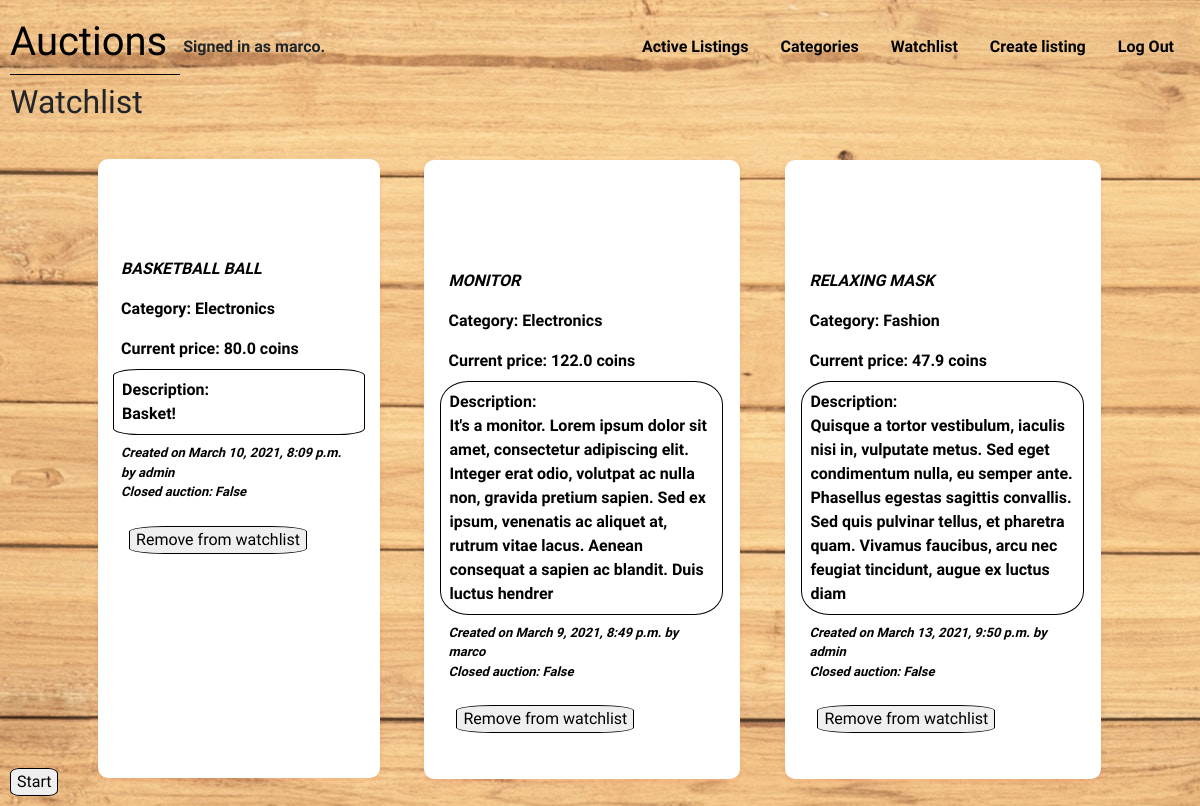
The app's page /watchlist (signed in) with its own data.
### auctions/models.py (models this page shows)
class User(AbstractUser):
    pass

class Listing(models.Model):
    title = models.CharField(max_length=64, help_text='Provide the name of the new item.')
    description = models.CharField(max_length=255, help_text='Add a short description of the item.')
    starting_bid = models.FloatField(help_text='Set the initial bid.')
    current_bid = models.FloatField(null=True, blank=True)
    image_url = models.URLField(blank=True, help_text='Optional. Provide an "url" for an image for the listing.')
    category = models.CharField(max_length=64, choices=(('1','Fashion'),('2','Toys'),('3','Electronics'),('4','Home'),), help_text='Choose a category.')
    user = models.ForeignKey(User, on_delete=models.CASCADE, related_name='user')
    date = models.DateTimeField(editable=False, default=timezone.now)
    closed = models.BooleanField(default=False)
    watchlist = models.ManyToManyField(User, blank=True, related_name='watchlist')
    buyer = models.ManyToManyField(User, null=True, related_name='buyer')

### auctions/views.py (the view)
# urls.py: path('watchlist', views.watchlist, name='watchlist'),
def watchlist(request):
    if request.user.is_authenticated:
        return render(request, 'auctions/watchlist.html', {
            'listings': request.user.watchlist.all()
        })
    else:
        return render(request, 'auctions/watchlist.html', {
            'not_an_user': True
        })

### auctions/templates/auctions/watchlist.html (shortened to what this page needs)
{% extends 'auctions/layout.html' %}
{% block body %}
<h2>Watchlist</h2>
{% if not_an_user %}
    <div class="nouser-alert-wrap">
        <div class="nouser-alert-text">
            <span><a href="{% url 'register' %}">Sign in</a> or <a href="{% url 'login' %}">Log in</a> to create a watchlist!</span>
        </div>
    </div>
{% else %}
    <div class="container">
        <table>
        {% for listing in listings %}
            <a href="{% url 'show_listing' listing.id %}" style="text-decoration: none; color: black;">
                <article class="listing-container">
                    <div class="listing-bg-img-wrap">
                        {% load static %}
                        <div class="listing-bg-img" style="background-image: url({% if listing.image_url %}{{ listing.image_url }}{% else %}{% static 'auctions/pics/no-image.jpg' %}{% endif %});"></div>
                    </div>
                    <div class="listing-text">
                        <div style="text-transform: uppercase; font-weight: bolder; font-style: oblique;">{{ listing.title }}</div>
                        <div>
                            <div>Category: {{ listing.get_category_display }}</div>
                        </div>
                        <div>
                            <div>Current price: {% if listing.current_bid %}{{ listing.current_bid }}{% else %}{{ listing.starting_bid }}{% endif %} coins</div>
                        </div>
                        <div class="listing-description">
                            <div>Description:</div>
                            <div>{{ listing.description }}</div>
                        </div>
                        <div class="listing-footnotes">
                            <div>
                                <div>Created on {{ listing.date }} by {{ listing.user }}</div>
                                <div>Closed auction: {{ listing.closed }}</div>
                            </div>
                        </div>
                    </div>
                    <div>
                        <div><form action="{% url 'remove_from_watchlist' listing.id %} " method="post">
                            <input class="remove-button" type="submit" value="Remove from watchlist" name="removing">
                        </form></div>
                    </div>
                </article>
            </a>
        {% empty %}
            <p>No saved</p>
        {% endfor %}
        </table>
    </div>
{% endif %}
{% endblock body %}

### auctions/templates/auctions/layout.html (shortened to what this page needs)
{% load static %}
<!DOCTYPE html>
<html lang="en">
    <head>
        <link rel="stylesheet" href="https://stackpath.bootstrapcdn.com/bootstrap/4.4.1/css/bootstrap.min.css">
        <link rel="stylesheet" href="https://cdn.jsdelivr.net/npm/bootstrap-icons@1.4.0/font/bootstrap-icons.css">
        <link href="{% static 'auctions/styles.css' %}" rel="stylesheet">
    </head>
    {% load static %}
    <body class="body-wrap" style="background-image: url({% static 'auctions/pics/wall.jpg' %});">
        <div class="navbar-wrapper">
            <div class="logo-wrapper">
                <div class="logo-text">
                    <h1>
                        <a id="logo-text-link" class="nav-link" href="{% url 'index' %}">Auctions</a>
                    </h1>
                </div>
                <div class="user-wrap">
                    {% if user.is_authenticated %}
                        Signed in as <strong>{{ user.username }}</strong>.
                    {% else %}
                        Not signed in.
                    {% endif %}
                </div>
            </div>
            <ul class="nav">
                <li class="nav-item">
                    <a class="nav-link" href="{% url 'auction_listing' %}">Active Listings</a>
                </li>
                <li class="nav-item">
                    <a class="nav-link" href="{% url 'categories' %}">Categories</a>
                </li>
                <li class="nav-item">
                    <a class="nav-link" href="{% url 'watchlist' %}">Watchlist</a>
                </li>
                <li class="nav-item">
                    <a class="nav-link" href="{% url 'create_listing' %}">Create listing</a>
                </li>
                {% if user.is_authenticated %}
                    <li class="nav-item">
                        <a class="nav-link" href="{% url 'logout' %}">Log Out</a>
                    </li>
                {% endif %}
            </ul>
        </div>
        {% block body %}
        {% endblock %}
        <div class="go-home-btn-wrap" style="position: fixed; bottom: 10px;">
            <button class="go-home-btn">
                <a href="#logo-text-link">Start</a>
            </button>
        </div>
    </body>
</html>

### auctions/static/auctions/styles.css (style rules this page uses)
body { padding: 10px; font-family: 'Amatic SC', cursive; font-family: 'Delius', cursive; font-weight: bold; }
body a { color: black; }
.navbar-wrapper { width: 100%; display: flex; justify-content: space-between; align-items: center; font-weight: bold; }
.logo-wrapper { display: flex; align-items: center; }
#logo-text-link { border-bottom: 1px solid black; color: black; margin: 0 2% 0 0; padding: .5rem 1rem .5rem 0; }
.nav-link { color: black; }
.container { display: grid; grid-template-columns: auto auto auto; grid-column-gap: 2rem; padding: 2%; width: 90%; }
.listing-container { align-self: center; justify-self: center; min-height: 100%; margin: 2%; background-color: #fff; box-shadow: 0 2px 5px rgba(252, 1, 1, 0.1); transition: all .1s ease-in; padding: 5%; border: none; border-radius: 10px; }
.listing-text > div { padding: .5rem }
.listing-bg-img { padding-bottom: 30%; background-size: contain; background-repeat: no-repeat; background-position: center; }
.listing-description { border: .1rem solid black; border-radius: 10%; }
.listing-footnotes { display: flex; justify-content: flex-end; font-size: small; font-style: italic; }
.remove-button { margin: 1rem; }
input[type=submit], .go-home-btn { border: .1px solid black; border-radius: 20%; }
.go-home-btn a { text-decoration: none; color: black; }

### records on screen
User: username "marco"
Listing: title "BASKETBALL BALL", category "Electronics", current_bid "80.0", description "Basket!", date "March 10, 2021, 8:09 p.m.", user "admin", closed "False"
Listing: title "MONITOR", category "Electronics", current_bid "122.0", description "It's a monitor. Lorem ipsum dolor sit amet, consectetur adipiscing elit. Integer erat odio, volutpat ac nulla non, gravida pretium sapien. Sed ex ipsum, venenatis ac aliquet at, rutrum vitae lacus. Aenean consequat a sapien ac blandit. Duis luctus hendrer", date "March 9, 2021, 8:49 p.m.", user "marco", closed "False"
Listing: title "RELAXING MASK", category "Fashion", starting_bid "47.9", description "Quisque a tortor vestibulum, iaculis nisi in, vulputate metus. Sed eget condimentum nulla, eu semper ante. Phasellus egestas sagittis convallis. Sed quis pulvinar tellus, et pharetra quam. Vivamus faucibus, arcu nec feugiat tincidunt, augue ex luctus diam", date "March 13, 2021, 9:50 p.m.", user "admin", closed "False"
